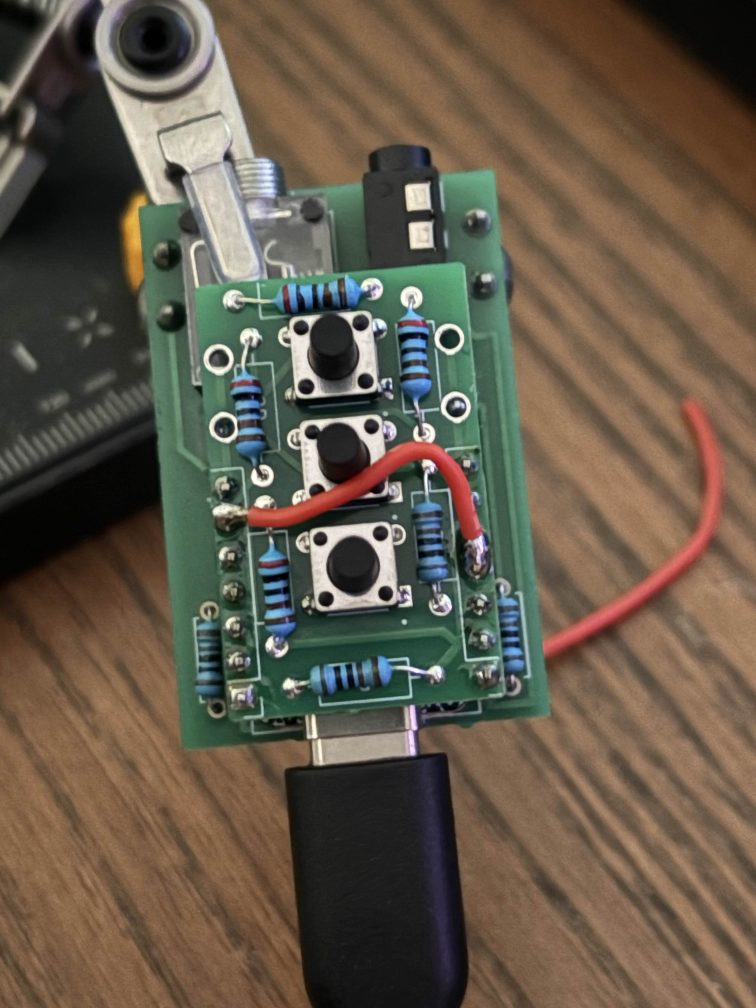
#> input picture online-updater/images/1.jpg, 3024 x 4032 px (shown at 1/4 size)
$ python png_to_bitmap.py ../online-updater/images/1.jpg out.png ../online-updater/images/2.jpg 100 100 ../online-updater/images/2.jpg
#> lines starting #> are read from the running program, lines starting #| are printed output that depends on the picture
#!/usr/bin/env python3
"""
PNG to 1-bit Monochrome Bitmap Converter for ESP32
Converts a PNG image to a 1-bit packed bitmap array suitable for embedded displays.

Usage:
    python png_to_bitmap.py <input.png> <output.h> <var_name> <width> <height>

Example:
    python png_to_bitmap.py mountain-logo.png mountain_logo_bitmap.h MOUNTAIN_LOGO 220 160

Requirements:
    pip install Pillow
"""

from PIL import Image
import sys
import os


def png_to_1bit_array(png_path, output_path, var_name, width, height, invert=True):
    """
    Convert PNG to 1-bit monochrome bitmap array for ESP32

    Args:
        png_path: Path to input PNG file
        output_path: Path to output .h file
        var_name: Variable name prefix for the bitmap array
        width: Target width in pixels
        height: Target height in pixels
        invert: If True, invert colors (white becomes 1, black becomes 0)
    """
#> called with png_path = '../online-updater/images/1.jpg', output_path = 'out.png', var_name = '../online-updater/images/2.jpg', width = 100, height = 100, invert = False

    print(f"Converting {png_path} to 1-bit bitmap...")
    print(f"Target size: {width}x{height} pixels")
    print(f"Invert colors: {invert}")

    # Load and convert image
    try:
        img = Image.open(png_path).convert('L')  # Convert to grayscale
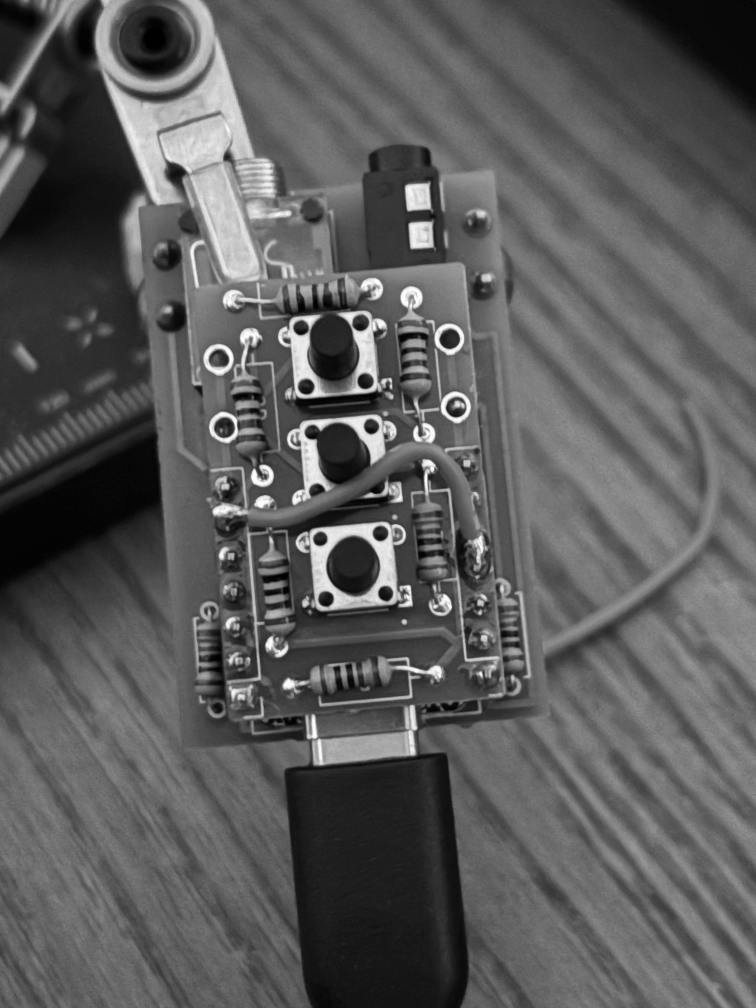
#> img: PIL image 3024x4032 L (shown at 1/4 size); min 0, max 255, mean 91.2
    except FileNotFoundError:
        print(f"Error: File '{png_path}' not found")
        sys.exit(1)
    except Exception as e:
        print(f"Error loading image: {e}")
        sys.exit(1)

    # Resize image to target dimensions
    original_size = img.size
#> original_size = (3024, 4032)
    print(f"Original size: {original_size[0]}x{original_size[1]}")
#| Original size: 3024x4032
    img = img.resize((width, height), Image.LANCZOS)
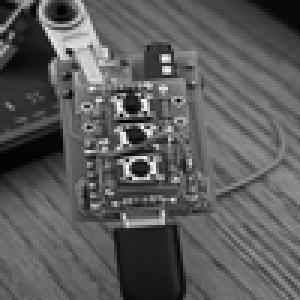
#> img: PIL image 100x100 L (shown 3 times larger); min 0, max 255, mean 91.2
    print(f"Resized to: {width}x{height}")

    # Get pixel data
    pixels = img.load()

    # Convert to 1-bit array (packed bytes, MSB first)
    bitmap_bytes = []
    bytes_per_row = (width + 7) // 8  # Round up to nearest byte

    for y in range(height):
        for x in range(0, width, 8):
            byte_val = 0
            for bit in range(8):
                if x + bit < width:
                    pixel = pixels[x + bit, y]

                    # Threshold at 128 (middle gray)
                    # If invert=True: white pixels (>128) = 1, black pixels = 0
                    # If invert=False: black pixels (<128) = 1, white pixels = 0
                    if invert:
                        is_set = pixel > 128
                    else:
                        is_set = pixel <= 128

                    if is_set:
                        byte_val |= (1 << (7 - bit))

            bitmap_bytes.append(byte_val)
#> after the loop, bitmap_bytes = 1300 values, max 255 at index 0, min 0 at index 132, mean 224.6

    total_bytes = len(bitmap_bytes)
#> total_bytes = 1300
    print(f"Generated {total_bytes} bytes of bitmap data")
#| Generated 1300 bytes of bitmap data

    # Generate C header file
    try:
        with open(output_path, 'w', encoding='utf-8') as f:
            f.write(f"/*\n")
            f.write(f" * Auto-generated bitmap from {os.path.basename(png_path)}\n")
            f.write(f" * Original size: {original_size[0]}x{original_size[1]} pixels\n")
            f.write(f" * Output size: {width}x{height} pixels\n")
            f.write(f" * Format: 1-bit monochrome (MSB first, packed bytes)\n")
            f.write(f" * Memory: {total_bytes} bytes in PROGMEM\n")
            f.write(f" * Inverted: {invert} (white={'1' if invert else '0'}, black={'0' if invert else '1'})\n")
            f.write(f" */\n\n")
            f.write(f"#ifndef {var_name}_BITMAP_H\n")
            f.write(f"#define {var_name}_BITMAP_H\n\n")
            f.write(f"#include <pgmspace.h>\n\n")
            f.write(f"#define {var_name}_WIDTH  {width}\n")
            f.write(f"#define {var_name}_HEIGHT {height}\n\n")
            f.write(f"// 1-bit monochrome bitmap data\n")
            f.write(f"// White pixels = logo visible, Black pixels = transparent background\n")
            f.write(f"const uint8_t {var_name.lower()}Bitmap[] PROGMEM = {{\n")

            # Write bytes in rows of 16 for readability
            for i in range(0, total_bytes, 16):
                row = bitmap_bytes[i:i+16]
                hex_row = ", ".join(f"0x{b:02X}" for b in row)

                # Add comma on all lines except the last
                if i + 16 < total_bytes:
                    f.write(f"  {hex_row},\n")
                else:
                    f.write(f"  {hex_row}\n")

            f.write(f"}};\n\n")
            f.write(f"#endif // {var_name}_BITMAP_H\n")

        print(f"\nSuccess! Generated {output_path}")
        print(f"Include in your code with: #include \"{os.path.basename(output_path)}\"")

    except Exception as e:
        print(f"Error writing output file: {e}")
        sys.exit(1)


def main():
    if len(sys.argv) < 6:
        print("Usage: python png_to_bitmap.py <input.png> <output.h> <var_name> <width> <height> [invert]")
        print("\nExample:")
        print("  python png_to_bitmap.py mountain-logo.png mountain_logo_bitmap.h MOUNTAIN_LOGO 220 160 true")
        print("\nArguments:")
        print("  input.png  - Input PNG file path")
        print("  output.h   - Output header file path")
        print("  var_name   - Variable name prefix (e.g., MOUNTAIN_LOGO)")
        print("  width      - Target width in pixels")
        print("  height     - Target height in pixels")
        print("  invert     - Optional: 'true' to invert colors (default: true)")
        sys.exit(1)

    png_path = sys.argv[1]
    output_path = sys.argv[2]
    var_name = sys.argv[3]
    width = int(sys.argv[4])
    height = int(sys.argv[5])
    invert = True  # Default to inverting

    if len(sys.argv) > 6:
        invert = sys.argv[6].lower() in ['true', '1', 'yes', 'y']

    png_to_1bit_array(png_path, output_path, var_name, width, height, invert)


if __name__ == "__main__":
    main()
